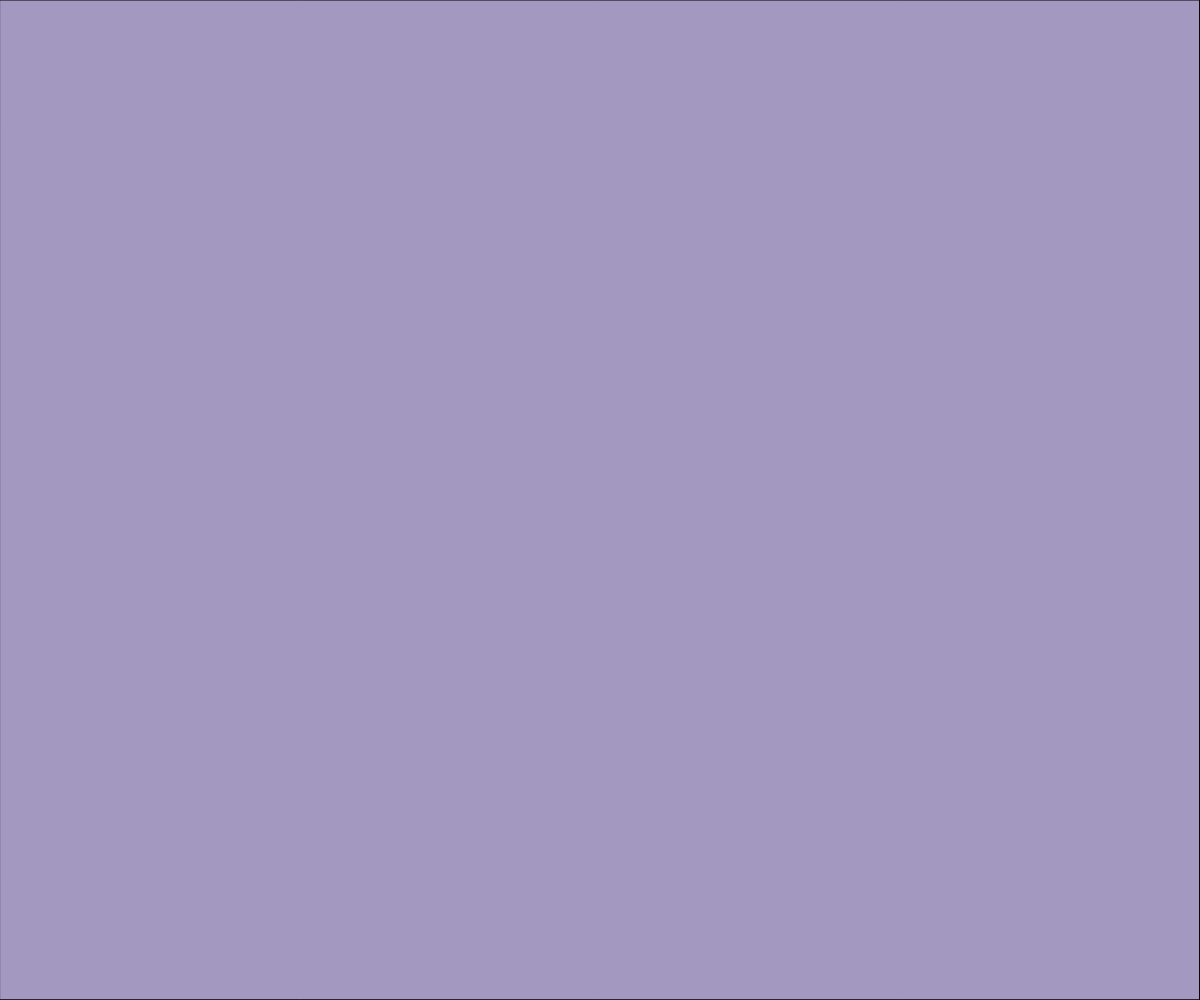
Frame 1 (no input)
Frame 60 (no input): identical to frame 1, image omitted
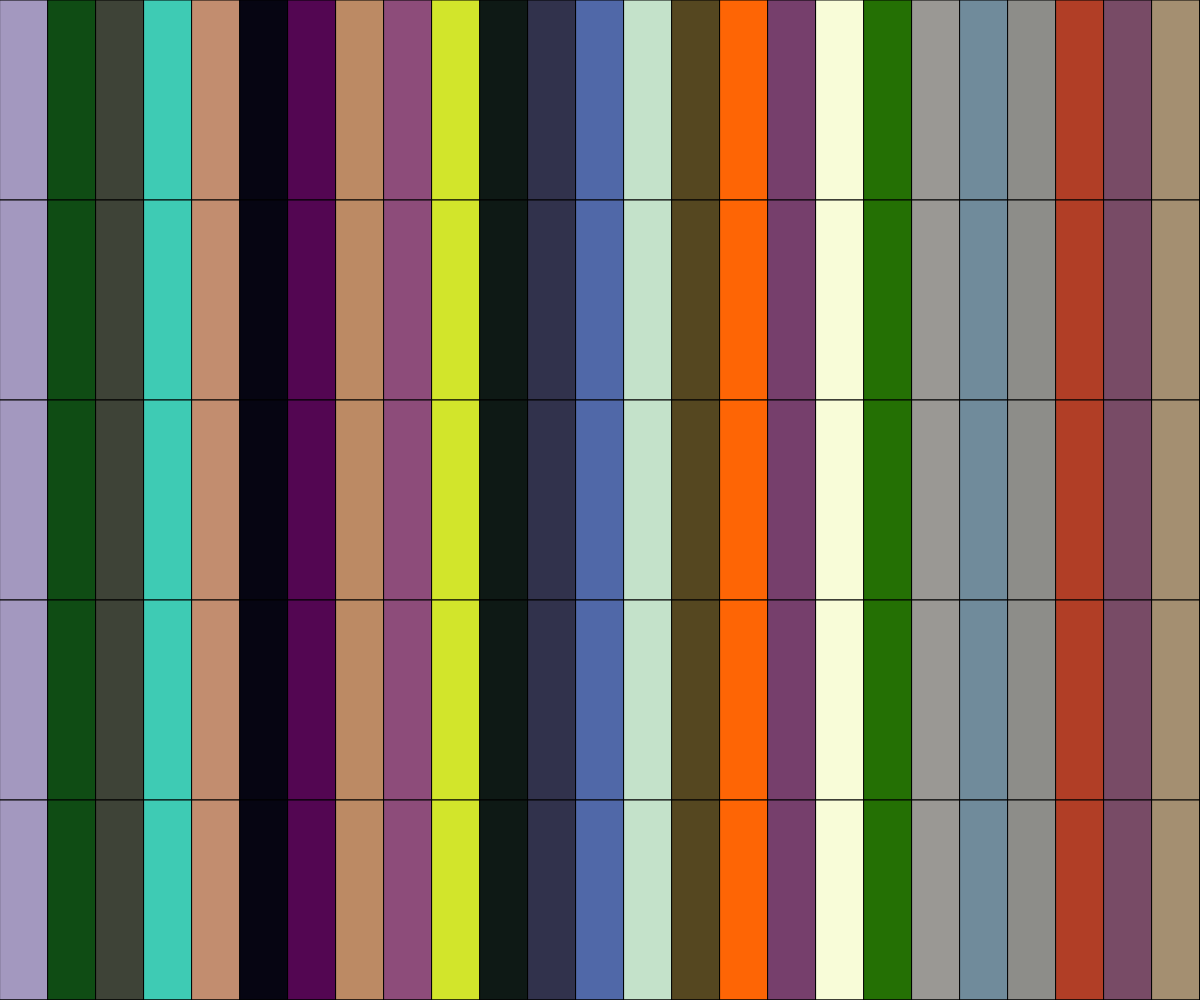
Frame 120 (the mouse pressed at the canvas centre since frame 60)

The p5.js sketch that drew these frames (run headless with seeded random() and noise() and a simulated clock; from frame 60 on, the mouse is pressed at the canvas centre):

// p5.js sketch
// ── sketch.js

'use strict';

var tileCountX = 50;
var tileCountY = 10;
//create empty arrays to hold the values that will be created
var hueValues = [];
var saturationValues = [];
var brightnessValues = [];

function setup() {
  createCanvas(windowWidth, windowHeight);
  colorMode(HSB, 360, 100, 100, 100);

  // each hsb value for the x grid will have a random value
  for (var i = 0; i < tileCountX; i++) {
    hueValues[i] = random(360);
    saturationValues[i] = random(100);
    brightnessValues[i] = random(100);
  }
}

function draw() {
  // white background
  background(0, 0, 100);
  //movement of the tiles
  // limit mouse coordinates to canvas
  var mX = constrain(mouseX, 0, width);
  var mY = constrain(mouseY, 0, height);

  var counter = 0; // the tile counter keeps track of how many tiles there are

  // map mouse x from 0 to width to a range of 1 to the tileCountX variable value
  var currentTileCountX = int(map(mX, 0, width, 1, tileCountX)); //the tile count will be changed depending on the mouse pos
  var currentTileCountY = int(map(mY, 0, height, 1, tileCountY)); //int ensures it's an integer value

  var tileWidth = width / currentTileCountX; // each tile width is relative to the mouse position
  var tileHeight = height / currentTileCountY;

  for (var gridY = 0; gridY < tileCountY; gridY++) { //nested for loop to create each rectangle
    for (var gridX = 0; gridX < tileCountX; gridX++) {
      var posX = tileWidth * gridX;
      var posY = tileHeight * gridY;
      var index = counter % currentTileCountX; // this creates the pattern, the tile left over after the modulus division will be a different color
  // the number of tile held in the counter variable divided  by the current mapped tile X count using mouseX values so that it is
      // get component color values
      fill(hueValues[index], saturationValues[index], brightnessValues[index]); // fill with the values created in for loop for each x tiles
      rect(posX, posY, tileWidth, tileHeight);
      counter++; //increment the tile count
    }
  }
}
